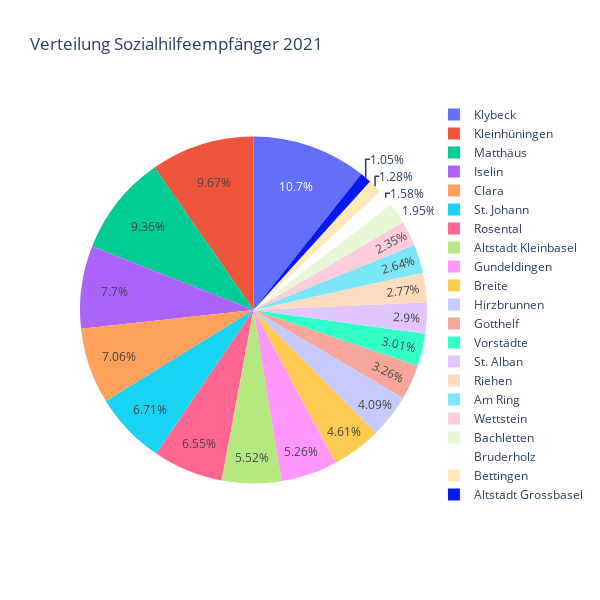

The code cell stored with this chart in its notebook:
### Code cell
pie = px.pie(df, names= 'Wohnviertel in Basel', values= 'Sozialhilfeempfänger', width= 600, height=600, title= 'Verteilung Sozialhilfeempfänger 2021' )
pie

### Figure 1 — Plotly figure (JSON) as saved in the notebook; plotly's stock layout.template omitted (floating-point values rounded to 4 significant figures)
{"data": [{"domain": {"x": [0, 1], "y": [0, 1]}, "hovertemplate": "Wohnviertel in Basel=%{label}<br>Sozialhilfeempfänger=%{value}<extra></extra>", "labels": ["Altstadt Grossbasel", "Bettingen", "Bruderholz", "Bachletten", "Wettstein", "Am Ring", "Riehen", "St. Alban", "Vorstädte", "Gotthelf", "Hirzbrunnen", "Breite", "Gundeldingen", "Altstadt Kleinbasel", "Rosental", "St. Johann", "Clara", "Iselin", "Matthäus", "Kleinhüningen", "Klybeck"], "legendgroup": "", "name": "", "showlegend": true, "type": "pie", "values": [0.0125, 0.01519, 0.01874, 0.02311, 0.02789, 0.03132, 0.03286, 0.03435, 0.03565, 0.03866, 0.04849, 0.05469, 0.06234, 0.06545, 0.07769, 0.0796, 0.0837, 0.09133, 0.111, 0.1146, 0.1264]}], "layout": {"height": 600, "legend": {"tracegroupgap": 0}, "title": {"text": "Verteilung Sozialhilfeempfänger 2021"}, "width": 600}}
